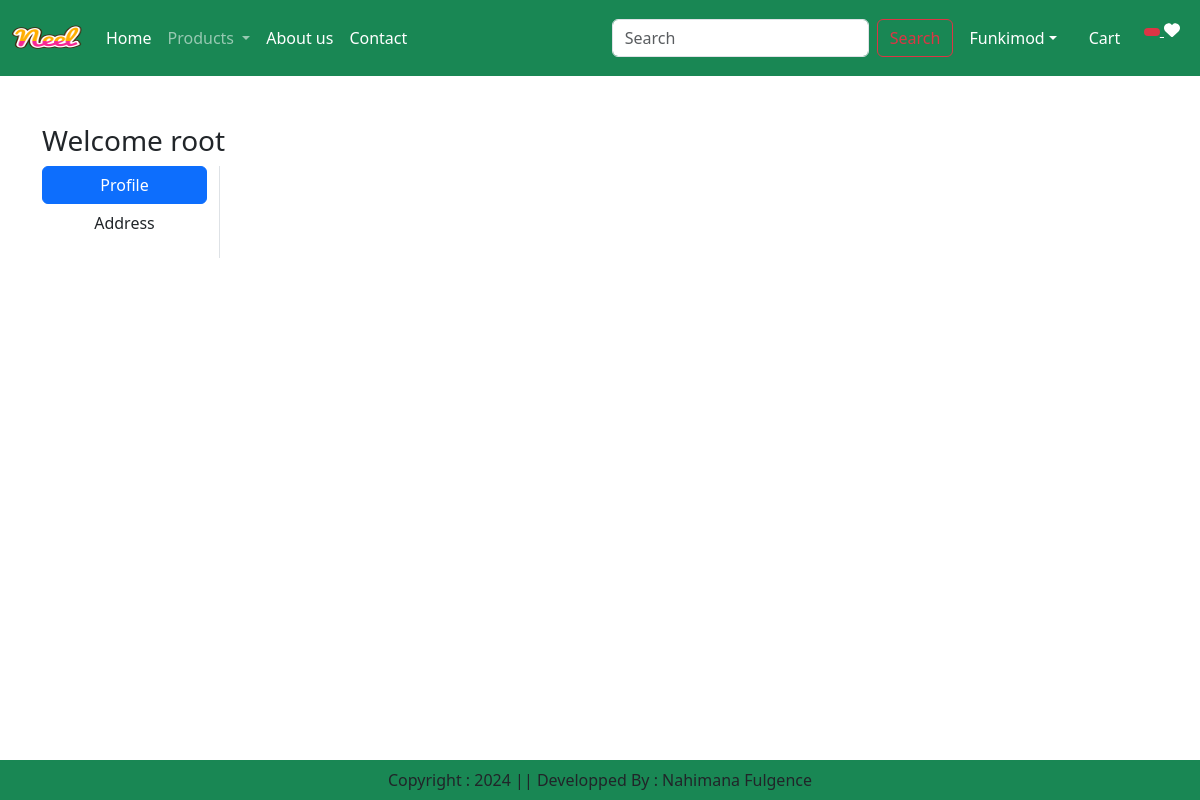
/address/ (signed in), run on an earlier commit of the app's database.
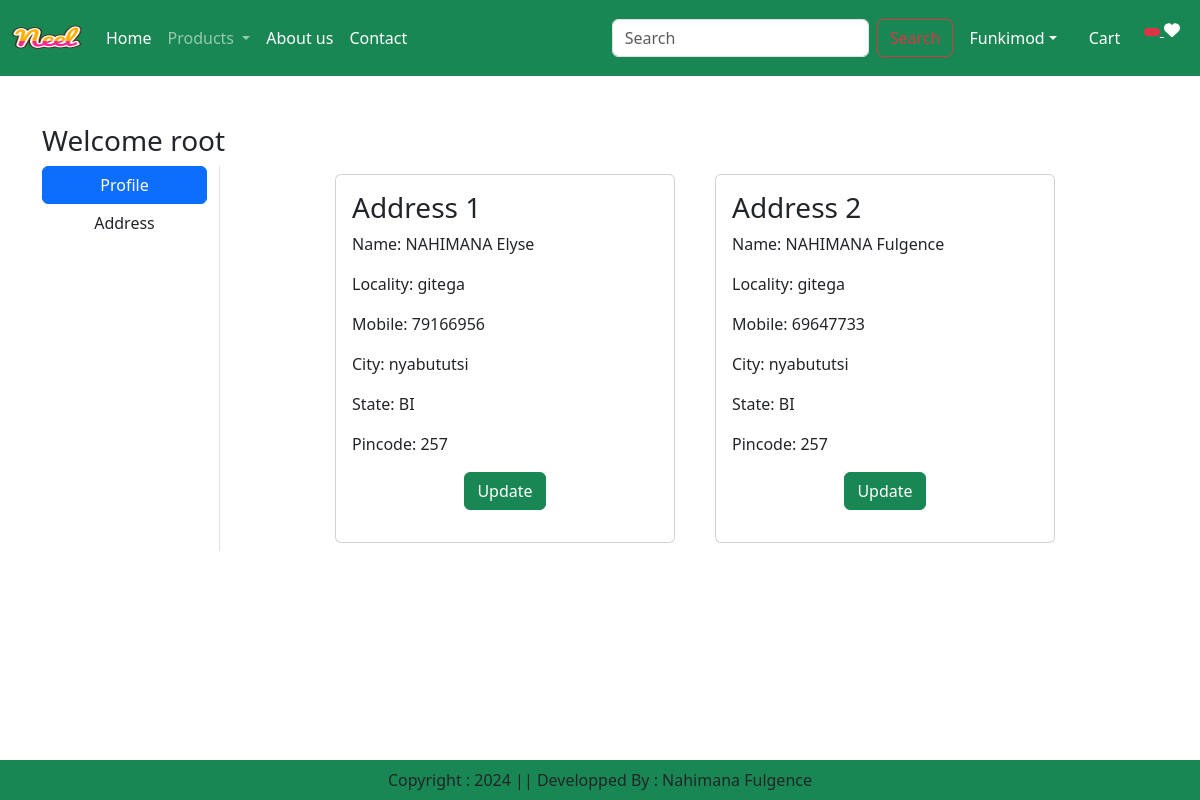
And on a later commit of the database.
### app/models.py (models this page shows, shortened)
class Customer(models.Model):
    user = models.ForeignKey(User,on_delete=models.CASCADE)
    name = models.CharField(max_length=200)
    locality = models.CharField(max_length=200)
    city = models.CharField(max_length=50)
    mobile = models. IntegerField(default=0)
    zipcode = models.IntegerField()
    state = models.CharField(choices=STATE_CHOICES,max_length=100)

### app/views.py (the view)
# urls.py: path("address/", views.address, name="address"),
@login_required
def address(request):
    add = Customer.objects.filter(user=request.user)
    totalitem=0
    wishitem=0
    if request.user.is_authenticated:
        totalitem = len(Cart.objects.filter(user=request.user))
        wishitem = len(Wishlist.objects.filter(user=request.user))
    return render(request,'app/address.html',locals())

### app/templates/app/address.html (shortened to what this page needs)
{% extends "app/base.html" %}
{% load static %}
{% block main-content %}
<div class="container my-5">
    <div class="row">
        <h3>Welcome <span class="text-captalize">{{request.user}}</span> </h3>
        <div class="col-sm-2 border-end">
            <ul class="list-unstyled">
                <li class="d-grid"><a href=" {% url 'profile' %}" class="btn btn-primary">Profile</a>
                </li>
                <li class="d-grid"><a href="{% url 'address' %}" class="btn">Address</a>
                </li>
            </ul>
        </div>
        <div class="col-sm-8 offset-sm-1">
            <div class="row">
                {%for ad in add %}
                    <div class="col-sm-6">
                        <div class="card m-2">
                            <div class="card-body">
                                <h3>Address {{forloop.counter}}</h3>
                                <p>Name: {{ad.name}}</p>
                                <p>Locality: {{ad.locality}}</p>
                                <p>Mobile: {{ad.mobile}}</p>
                                <p>City: {{ad.city}}</p>
                                <p>State: {{ad.state}}</p>
                                <p>Pincode: {{ad.zipcode}}</p>
                                <p class="text-center"> <a href="{% url 'updateAddress' pk=ad.id %}" type="button"
                                     class="btn btn-success">Update</a> </p>
                            </div>
                        </div>
                    </div>
                {% endfor %}
            </div>
    </div>
</div>
{% endblock main-content %}

What changed in the data, as far as the page shows it:
added Customer: name "NAHIMANA Elyse", locality "gitega", mobile "79166956", city "nyabututsi", state "BI", zipcode "257"
added Customer: name "NAHIMANA Fulgence", locality "gitega", mobile "69647733", city "nyabututsi", state "BI", zipcode "257"
